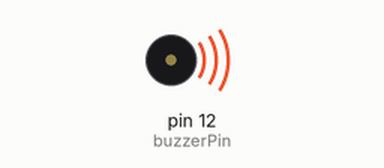
This sketch was run on a simulated Arduino Uno, built with avr-gcc and run on an emulated ATmega328P. Parts: buzzer (waves = sounding).

Above: at 0.16 s.
Timing chart, 0 to 3.0 s (numbered marks = the images above):
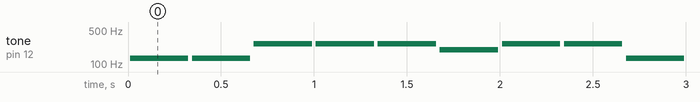

The sketch:

dual_tones_threaded.ino
```cpp
//dual_tones_threaded
//Connor Wojtak
//2-23-2021
//A program to that outputs auditorily Shostakovich's Second Waltz with a bass and treble line.

#include <Tone.h>
#include <Thread.h>

//Global frequency definitions
#define NB0  31
#define NC1  33
#define NCS1 35
#define ND1  37
#define NDS1 39
#define NE1  41
#define NF1  44
#define NFS1 46
#define NG1  49
#define NGS1 52
#define NA1  55
#define NAS1 58
#define NB1  62
#define NC2  65
#define NCS2 69
#define ND2  73
#define NDS2 78
#define NE2  82
#define NF2  87
#define NFS2 93
#define NG2  98
#define NGS2 104
#define NA2  110
#define NAS2 117
#define NB2  123
#define NC3  131
#define NCS3 139
#define ND3  147
#define NDS3 156
#define NE3  165
#define NF3  175
#define NFS3 185
#define NG3  196
#define NGS3 208
#define NA3  220
#define NAS3 233
#define NB3  247
#define NC4  262
#define NCS4 277
#define ND4  294
#define NDS4 311
#define NE4  330
#define NF4  349
#define NFS4 370
#define NG4  392
#define NGS4 415
#define NA4  440
#define NAS4 466
#define NB4  494
#define NC5  523
#define NCS5 554
#define ND5  587
#define NDS5 622
#define NE5  659
#define NF5  698
#define NFS5 740
#define NG5  784
#define NGS5 831
#define NA5  880
#define NAS5 932
#define NB5  988
#define NC6  1047
#define NCS6 1109
#define ND6  1175
#define NDS6 1245
#define NE6  1319
#define NF6  1397
#define NFS6 1480
#define NG6  1568
#define NGS6 1661
#define NA6  1760
#define NAS6 1865
#define NB6  1976
#define NC7  2093
#define NCS7 2217
#define ND7  2349
#define NDS7 2489
#define NE7  2637
#define NF7  2794
#define NFS7 2960
#define NG7  3136
#define NGS7 3322
#define NA7  3520
#define NAS7 3729
#define NB7  3951
#define NC8  4186
#define NCS8 4435
#define ND8  4699
#define NDS8 4978

//Song definition
const unsigned int songBassNotes[][2] = {
  {NC3, 1},
  {NC4, 1},
  {NC4, 1},
  {NG3, 1},
  {NC4, 1},
  {NC4, 1},
  {NC3, 1},
  {NC4, 1},
  {NC4, 1},
  {NG3, 1},
  {NC4, 1},
  {NC4, 1},
  {NC3, 1},
  {NE3, 1},
  {NE3, 1}
};

const unsigned int songTrebleNotes[][2] = {
  {0, 12},
  {NDS5, 3}
};

//Rhythm/Time definitions
const unsigned int notePause = 10; //This value is half the true total pause.
const double tempoBPS = 3.00;

//Note counters
unsigned short bassNoteCounter = 0;
unsigned short trebleNoteCounter = 0;
const unsigned short bassNoteTotal = (sizeof(songBassNotes) / sizeof(songBassNotes[0]));
const unsigned short trebleNoteTotal = (sizeof(songTrebleNotes) / sizeof(songTrebleNotes[0]));

//Pin definition
const unsigned int buzzerPin = 12;

//Tone object definition
Tone notePlayer[2];

//Thread definitions
Thread bassThread = Thread();
Thread trebleThread = Thread();

//setup(): program entry-point
void setup() {
  notePlayer[0].begin(buzzerPin); //Set bass player to use buzzerPin.
  notePlayer[1].begin(buzzerPin); //Set treble player to use buzzerPin.

  bassThread.onRun(bassThreadPlayer);
  trebleThread.onRun(trebleThreadPlayer);
  bassThread.setInterval(1);
  trebleThread.setInterval(1);
}

//loop(): called repeatedly after setup()
void loop() {
  if(bassThread.shouldRun()){
    bassThread.run();
  }
  if(trebleThread.shouldRun()){
    trebleThread.run();
  }
}

void bassThreadPlayer(){
  if(bassNoteCounter >= bassNoteTotal){
    return;
  }
  //for(int i = 0; i < (sizeof(songBassNotes) / sizeof(songBassNotes[0])); i++){ //Loop through the set of notes.
    playNote(songBassNotes[bassNoteCounter], notePlayer[0]); //Play the selected note.
    bassNoteCounter++;
  //}
}

void trebleThreadPlayer(){
  if(trebleNoteCounter >= trebleNoteTotal){
    return;
  }
  //for(int i = 0; i < (sizeof(songBassNotes) / sizeof(songBassNotes[0])); i++){ //Loop through the set of notes.
    playNote(songBassNotes[trebleNoteCounter], notePlayer[0]); //Play the selected note.
    trebleNoteCounter++;
  //}
}

//playNote(): plays the specified note structure
void playNote(const unsigned int note[2], Tone player){
  if(note[0] == 0) { return; }
  delay(notePause); //Delay the note for a certain amount of millisecond after the beat.
  unsigned int len = (note[1] / tempoBPS * 1000) - (notePause * 2); //Calculate the true length of the note.
  player.play(note[0]); //Play the note.
  delay(len); //Delay for the true length of the note.
  player.stop(); //End the note.
  delay(notePause); //Delay for a certain amount of milliseconds before the next beat.
}
```

Measured:
- by itself, tone on pin 12 (buzzerPin): plays 131 Hz for 0.31 s, 131 Hz for 0.31 s, 262 Hz for 0.31 s, 262 Hz for 0.31 s, 262 Hz for 0.31 s, 196 Hz for 0.31 s … (17 notes in this stretch)
